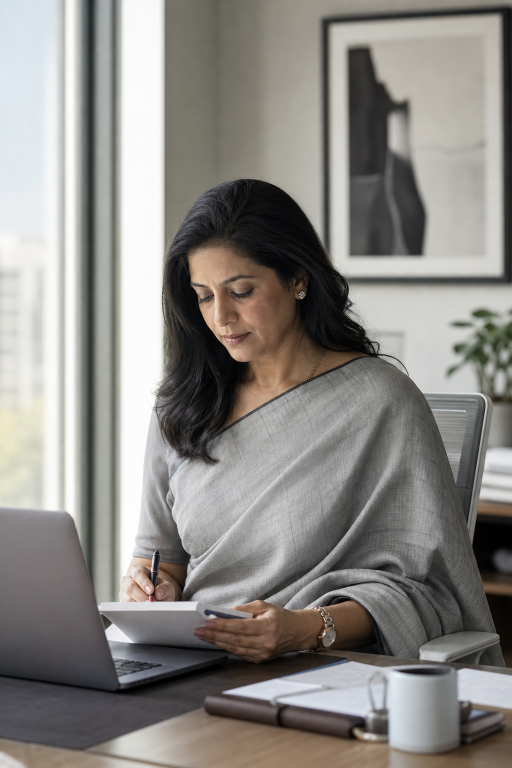
#> input picture assets/images/moment-monday.png, 1024 x 1536 px (shown at 1/2 size)
$ python colour_audit.py
#> lines starting #> are read from the running program, lines starting #| are printed output that depends on the picture; after the words box and inside, x2 and y2 are one past the last pixel; in counts of white or black regions, pixels touching at a corner belong together
"""Measure how colourful the Shop by moment photographs actually are.

The complaint is that the rail reads grey. Saturation is the number that says
whether that is true, so this reports it per image alongside the hero and the
saree cut-outs for comparison — the sarees are the colour the rail is being
judged against.
"""

from pathlib import Path

import numpy as np
from PIL import Image

ROOT = Path(__file__).resolve().parent.parent / "assets" / "images"

MOMENTS = [
    "moment-monday.png",
    "moment-important-room.png",
    "moment-evening.png",
    "moment-work-trip.png",
    "moment-celebration.png",
]
COMPARE = ["hero.png", "product-1.png", "product-4.png", "pov-editorial.png"]


def stats(path):
    img = Image.open(path).convert("RGB")
#> img is the input picture: PIL image 1024x1536 RGB; mean R, G, B 138.8, 135.9, 131.9
    img.thumbnail((400, 400))
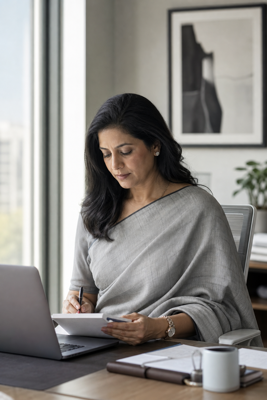
#> img: PIL image 267x400 RGB; mean R, G, B 138.8, 135.9, 131.9
    rgb = np.asarray(img, dtype=np.float32) / 255.0

    hi = rgb.max(axis=2)
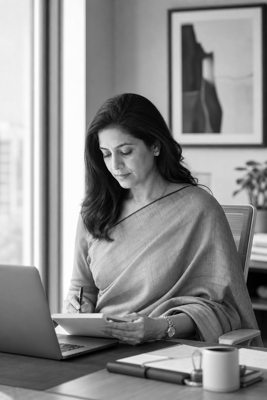
#> hi: shape (400, 267) float32; min 0, max 1, mean 0.55
    lo = rgb.min(axis=2)
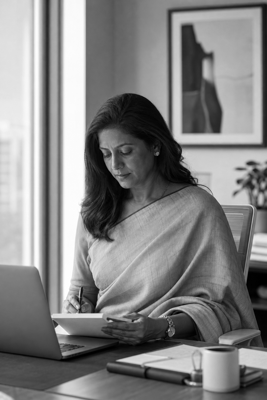
#> lo: shape (400, 267) float32; min 0, max 1, mean 0.512
    # HSV saturation, guarding the black pixels where it is undefined.
    sat = np.where(hi > 0, (hi - lo) / np.maximum(hi, 1e-6), 0.0)
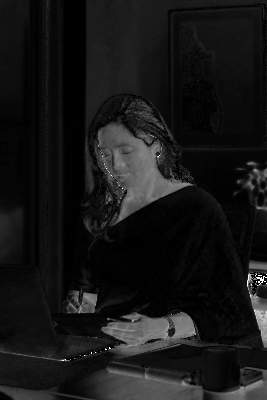
#> sat: shape (400, 267) float32; min 0, max 1, mean 0.09
    value = hi

    # A pixel reading as grey to the eye: almost no separation between the
    # strongest and weakest channel, anywhere it is bright enough to notice.
    visible = value > 0.15
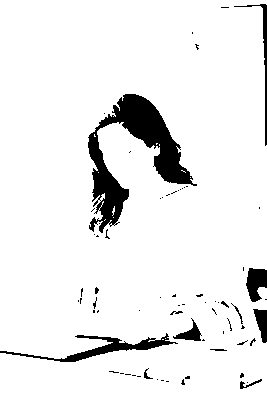
#> visible: shape (400, 267) bool; 92.6% white; 69 black regions (56 under 20 px), largest, box (x1, y1, x2, y2) and area: (88, 94, 197, 233) 4864, (0, 333, 178, 362) 1083, (246, 268, 267, 302) 499
    greyish = (sat < 0.10) & visible
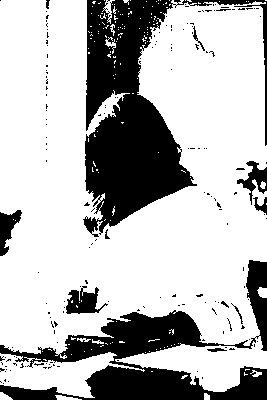
#> greyish: shape (400, 267) bool; 72.4% white; 173 black regions (160 under 20 px), largest, box (x1, y1, x2, y2) and area: (83, 0, 267, 237) 15838, (0, 260, 267, 400) 11135, (66, 286, 108, 314) 644
    grey_share = greyish.sum() / max(visible.sum(), 1)
#> grey_share = 0.782

    return {
        "sat": float(sat[visible].mean()),
        "grey": float(grey_share),
        "value": float(value.mean()),
        "size": Image.open(path).size,
    }


def bar(fraction, width=24):
    filled = int(round(fraction * width))
    return "#" * filled + "." * (width - filled)


print(f"{'image':<30} {'mean sat':>8}  {'% grey pixels':<32} {'bright':>6}")
print("-" * 82)

for group, names in (("Shop by moment", MOMENTS), ("for comparison", COMPARE)):
    print(f"\n{group}")
    for name in names:
        path = ROOT / name
        if not path.exists():
            print(f"  {name:<28} missing")
            continue
        s = stats(path)
#> s = {'sat': 0.0825, 'grey': 0.782, 'value': 0.55, 'size': (1024, 1536)}
        print(f"  {name:<28} {s['sat']:>7.3f}  {bar(s['grey'])} {s['grey']:>5.0%} {s['value']:>6.2f}")
#> (printed output is left out)
#> pass 2 of the loop `for group, names in (("Shop by moment", MOMENTS), ("for comparison", C..`:
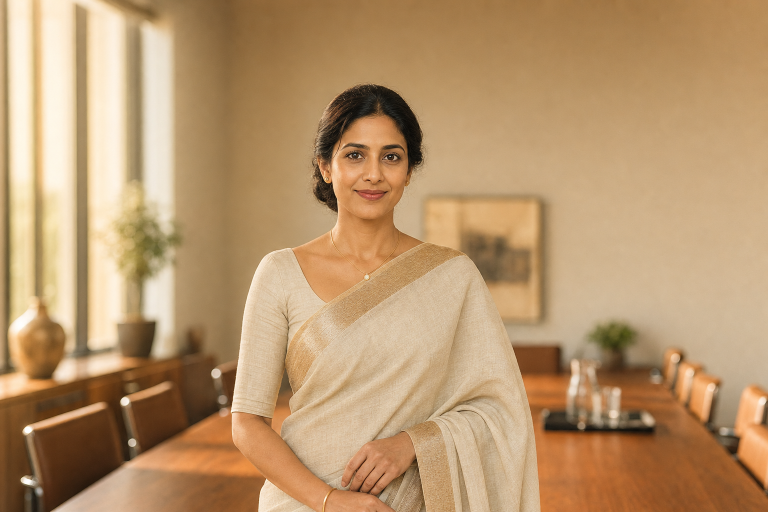
#> input picture assets/images/hero.png, 1536 x 1024 px (shown at 1/2 size)
#> in stats, img is the input picture: PIL image 1536x1024 RGB; mean R, G, B 184.6, 149.6, 109.4
#> img: PIL image 400x267 RGB
#> rgb: shape (267, 400, 3) float32
#> hi: shape (267, 400) float32
#> lo: shape (267, 400) float32
#> sat: shape (267, 400) float32
#> in stats (call 6), `visible = value > 0.15`:
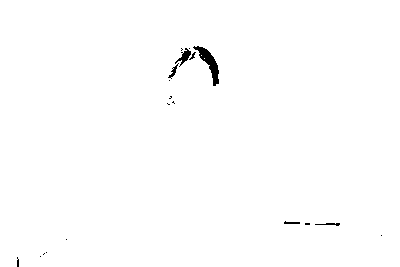
#> visible: shape (267, 400) bool; 99.4% white; 19 black regions (13 under 20 px), largest, box (x1, y1, x2, y2) and area: (193, 46, 219, 86) 345, (175, 48, 191, 67) 108, (168, 63, 179, 79) 49, (315, 223, 340, 226) 41, (284, 221, 300, 224) 33, (189, 52, 196, 60) 20
#> in stats (call 6), `greyish = (sat < 0.10) & visible`:
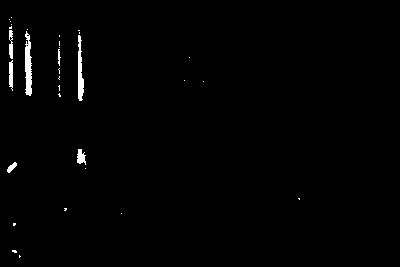
#> greyish: shape (267, 400) bool; 1% white; 32 white regions (25 under 20 px), largest, box (x1, y1, x2, y2) and area: (25, 31, 32, 96) 338, (78, 35, 84, 101) 265, (9, 60, 13, 91) 104
#> grey_share = 0.0101
#> s = {'sat': 0.431, 'grey': 0.0101, 'value': 0.724, 'size': (1536, 1024)}
#> (printed output is left out)

print(
    "\nSaturation runs 0 (grey) to 1 (pure colour). Editorial fashion photography\n"
    "usually sits around 0.20-0.35; below ~0.15 an image reads as desaturated."
)
